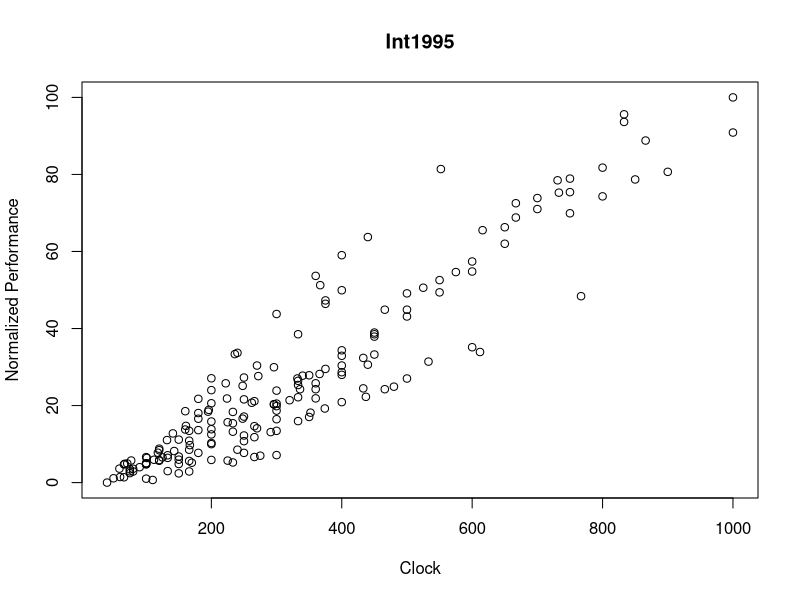
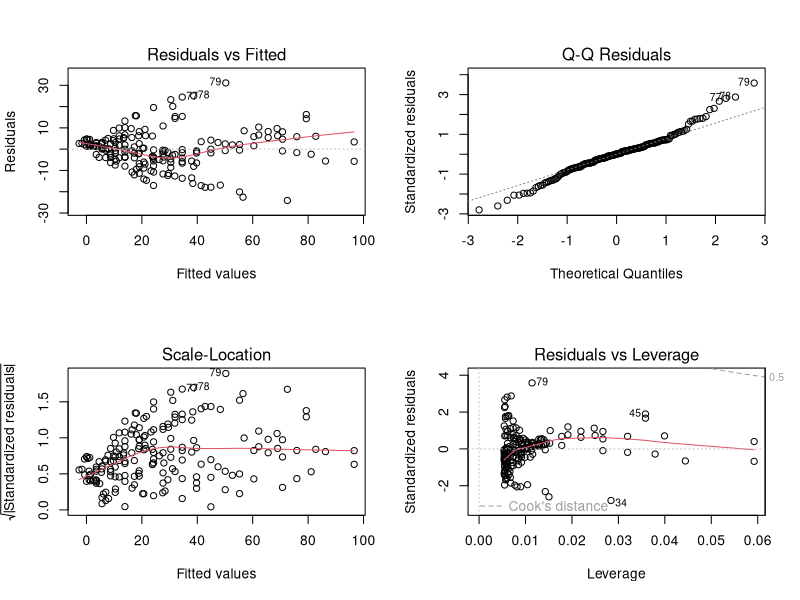

R code for these plots, in order:
# Before running these functions, make sure the file "all-data.csv" is
# in the local directory.
# Also, within the R environment, change the working directory to the directory
# that contains the data file using the toolbar menu:
# File -> Change dir
#

# Read the data from the csv file.
processors <- read.csv("all-data.csv")


################################################################
#
# This function returns the data from the desired column.
# Example:  clock<-get_column("Fp2000","Processor.Clock..MHz.")

get_column <- function(x,y) {

# x = string with the name of the desired benchmark
# y = desired column
#
# Find the indices of all rows that have an entry for the  
# indicated benchmark
benchmark <- paste(paste("Spec",x,sep=""),"..average.base.",
	sep="")
ix <- !is.na(processors[,benchmark])
return(processors[ix,y])
}
################################################################




################################################################
# This function extracts the interesting data columns for the given benchmark
# program and returns a dataframe with these columns.

extract_data <- function(benchmark) {

temp <- paste(paste("Spec",benchmark,sep=""),"..average.base.", sep="")

# perf = the performance reported in the database
perf <- get_column(benchmark,temp)

#nperf = performance normalized to the overall range
max_perf <- max(perf)
min_perf <- min(perf)
range <- max_perf - min_perf
nperf <- 100 * (perf - min_perf) / range

clock <- get_column(benchmark,"Processor.Clock..MHz.")
threads <- get_column(benchmark,"Threads.core")
cores <- get_column(benchmark,"Cores")
TDP <- get_column(benchmark,"TDP")
transistors <- get_column(benchmark,"Transistors..millions.")
dieSize <- get_column(benchmark,"Die.size..mm.2.")
voltage <- get_column(benchmark,"Voltage..low.")
featureSize <- get_column(benchmark,"Feature.Size..microns.")
channel <- get_column(benchmark,"Channel.length..microns.")
FO4delay <- get_column(benchmark,"FO4.Delay..ps.")
L1icache <- get_column(benchmark,"L1..instruction...on.chip.")
L1dcache <- get_column(benchmark,"L1..data...on.chip.")
L2cache <- get_column(benchmark,"L2..on.chip.")
L3cache <- get_column(benchmark,"L3..on.chip.")

return(data.frame(nperf,perf,clock,threads,cores,TDP,transistors,dieSize,voltage,featureSize,channel,FO4delay,L1icache,L1dcache,L2cache,L3cache))

}
################################################################


# Extract a new data frame for each of the benchmark programs available in the data set.

int92.dat <- extract_data("Int1992")
fp92.dat <- extract_data("Fp1992")
int95.dat <- extract_data("Int1995")
fp95.dat <- extract_data("Fp1995")
int00.dat <- extract_data("Int2000")
fp00.dat <- extract_data("Fp2000")
int06.dat <- extract_data("Int2006")
fp06.dat <- extract_data("Fp2006")

#jpeg('int95.jpg')
plot(int95.dat[,"clock"],
int95.dat[,"nperf"], main="Int1995",
xlab="Clock", ylab="Normalized Performance")

int95.lm <- lm(int95.dat$nperf ~ int95.dat$clock)
par(mfrow=c(2,2))
plot(int95.lm)


# jpeg('rplot2.jpg')
# plot(int06.dat[,"clock"],
# int06.dat[,"nperf"], main="Int2006",
# xlab="Clock", ylab="Normalized Performance")

# jpeg('rplot3.jpg')
# plot(fp95.dat[,"clock"],
# fp95.dat[,"nperf"], main="Fp1995",
# xlab="Clock", ylab="Normalized Performance")

# jpeg('rplot4.jpg')
# plot(fp06.dat[,"clock"],
# fp06.dat[,"nperf"], main="Fp2006",
# xlab="Clock", ylab="Normalized Performance")